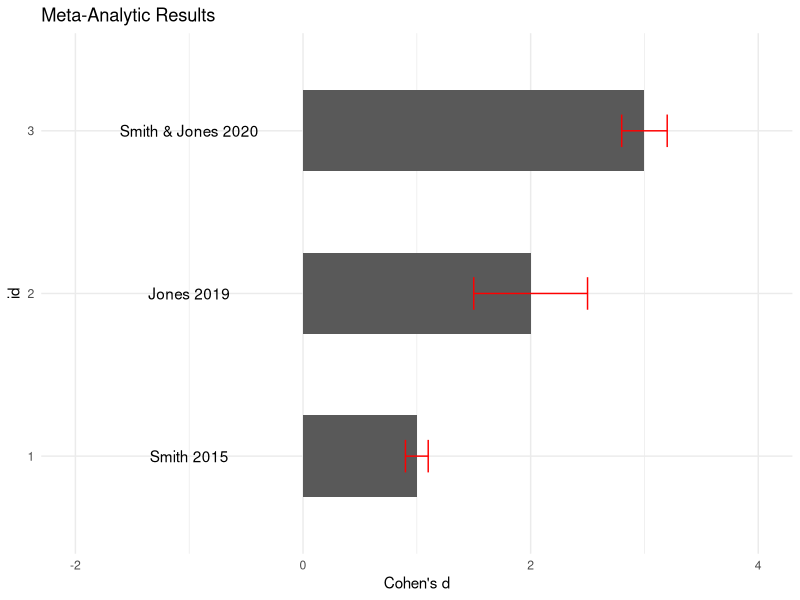

Here is the R script that generated this plot:
## ---- chunk 1

knitr::opts_chunk$set(echo = TRUE)

## ---- chunk 2

author <- c("Smith", "Jones", "Smith & Jones") # authors

year <- c(2015, 2019, 2020) # publication year

d <- c(1, 2, 3) # Cohen's d

LCI <- c(.9, 1.5, 2.8) # Lower Confidence Interval

UCI <- c(1.1, 2.5, 3.2) # Upper Confidence Interval

metadata <- data.frame(author, year, d, LCI, UCI) # make into a dataframe

metadata$id <- row.names(metadata) # add id variable

metadata # display the data

## ---- chunk 3

library(foreign) # save in other formats

write.dta(metadata, file = "metadata.dta")

write.csv(metadata, file = "metadata.csv")

## ---- chunk 4

library(ggplot2)

ggplot(metadata,
       aes(x = d, # x is Cohen's d
           y = id)) + # y is article id
  # geom_point() + you could use points instead
  geom_col(width = .5) + # columns
  geom_errorbarh(aes(xmin = LCI, # errorbars
                     xmax = UCI,
                     height = .2),
                 color = "red") +
  geom_text(aes(x = -1, # labels
                label = paste(author, 
                              year))) +
  labs(title = "Meta-Analytic Results",
       x = "Cohen's d") +
  xlim(-2, 4) + # manually set x limits
  theme_minimal() # nice theme

